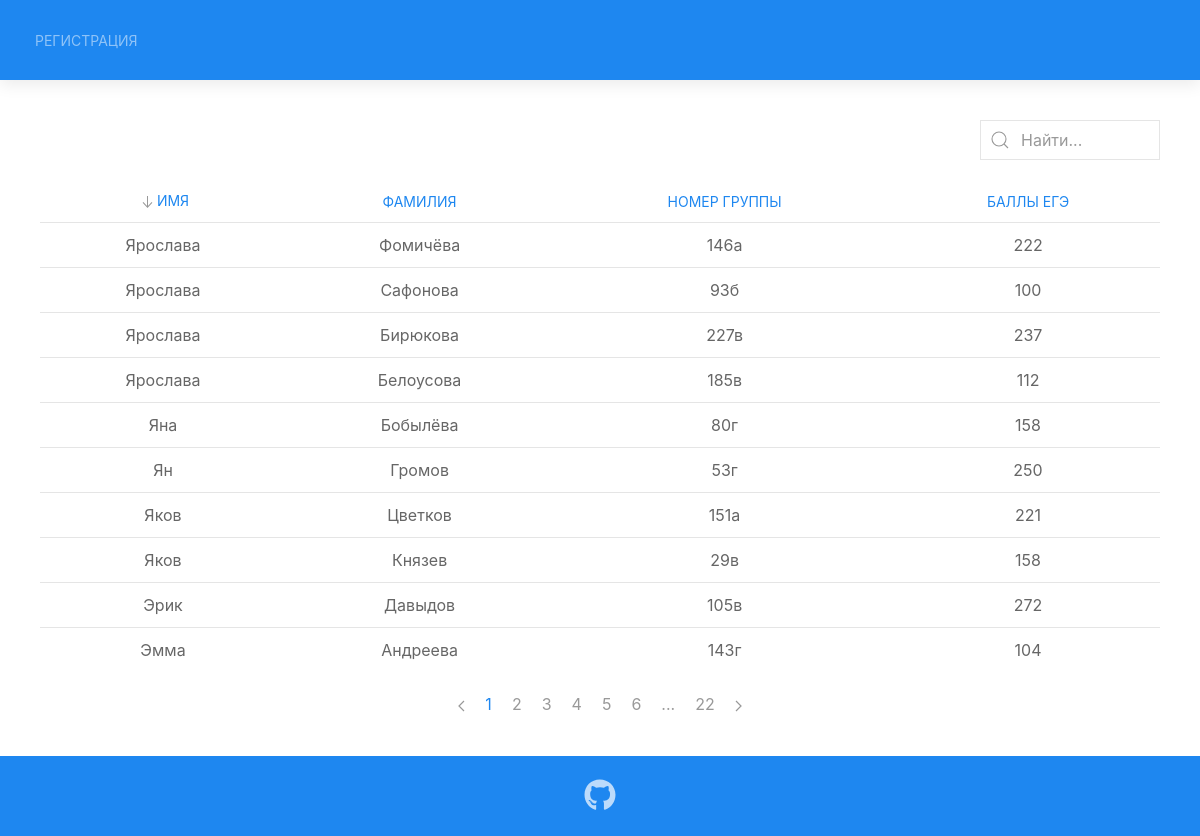
The app's page /?page=1&order=name&direction=DESC with its own data.
### tables this page shows
CREATE TABLE `students` (
  `id` int(11) NOT NULL,
  `name` varchar(50) NOT NULL,
  `surname` varchar(50) NOT NULL,
  `gender` enum('m','f') NOT NULL,
  `group_number` varchar(5) NOT NULL,
  `email` varchar(255) NOT NULL,
  `exam_score` smallint(3) NOT NULL,
  `birth_year` year(4) NOT NULL,
  `residence` enum('resident','nonresident') NOT NULL,
  `hash` varchar(200) NOT NULL
);

### app/controllers/BaseController.php (called while the page is built, shortened)
<?php
abstract class BaseController
{
    protected function render($file, array $params = [])
    {
        extract($params,EXTR_SKIP);
        return require_once "{$file}";
    }
}

### public/index.php (called while the page is built, shortened)
<?php
require_once __DIR__."/../app/bootstrap.php";
Router::load(__DIR__."/../routes.php")->getController($app)->run();

### app/helpers/Pager.php (called while the page is built, shortened)
<?php
class Pager
{
    public function calculatePositioning(int $page, int $perPage): int
    {
        return $page > 1 ? ($page * $perPage) - $perPage : 0;
    }
}

### app/helpers/UrlManager.php (called while the page is built, shortened)
<?php
class UrlManager
{
    public static function getSortingLink(int $page,
                                          string $requiredOrder,
                                          string $currentOrder,
                                          string $direction,
                                          string $search = null)
    {
        if ($requiredOrder === $currentOrder && $direction === "DESC") {
            $direction = "ASC";
        } else {
            $direction = "DESC";
        }
        return http_build_query(array(
           "page" => $page,
           "order" => $requiredOrder,
           "direction" => $direction,
           "search" => $search
        ));
    }
}

### app/database/StudentDataGateway.php (called while the page is built, shortened)
<?php
class StudentDataGateway
{
    private $pdo;
    public function __construct(\PDO $pdo)
    {
        $this->pdo = $pdo;
    }
    public function getStudents(int $offset, int $limit, string $orderBy, string $sort)
    {
        $sortingParams = $this->sanitizeSortingParams($orderBy, $sort);
        $statement = $this->pdo->prepare(
          "SELECT `name`, `surname`, `group_number`, `exam_score`
                     FROM `students`
                     ORDER BY {$sortingParams['orderBy']} {$sortingParams['sort']}
                     LIMIT :offset, :limit
          "
        );
        $statement->bindValue(":offset",$offset,\PDO::PARAM_INT);
        $statement->bindValue(":limit", $limit, \PDO::PARAM_INT);
        $statement->execute();
        return $statement->fetchAll(\PDO::FETCH_ASSOC);
    }
    private function sanitizeSortingParams(string $orderBy, string $sort)
    {
        $orderWhiteList = ["name", "surname", "group_number", "exam_score"];
        $sortingParams = array(
            "sort" => $sort,
            "orderBy" => $orderBy
        );
        return $sortingParams;
    }
}

### views/partials/students-table.php (the view, shortened to what this page needs)
<table class="uk-table uk-table-small uk-table-hover uk-table-divider students-table">
    <thead>
        <tr>
            <th class="uk-text-center"><?php
                Util::showSortingArrow("name", $order, $direction)
                ?><a href="?<?php echo htmlspecialchars(UrlManager::getSortingLink(
                    $page,
                    "name",
                    $order,
                    $direction,
                    $search
                ), ENT_QUOTES); ?>">Имя</a></th>
            <th class="uk-text-center"><?php
                Util::showSortingArrow("surname", $order, $direction)
                ?><a href="?<?php echo htmlspecialchars(UrlManager::getSortingLink(
                    $page,
                    "surname",
                    $order,
                    $direction,
                    $search
                ), ENT_QUOTES); ?>">Фамилия</a></th>
            <th class="uk-text-center"><?php
                Util::showSortingArrow("group_number", $order, $direction)
                ?><a href="?<?php echo htmlspecialchars(UrlManager::getSortingLink(
                    $page,
                    "group_number",
                    $order,
                    $direction,
                    $search
                ), ENT_QUOTES); ?>">Номер группы</a></th>
            <th class="uk-text-center"><?php
                Util::showSortingArrow("exam_score", $order, $direction)
                ?><a href="?<?php echo htmlspecialchars(UrlManager::getSortingLink(
                    $page,
                    "exam_score",
                    $order,
                    $direction,
                    $search
                ), ENT_QUOTES); ?>">Баллы ЕГЭ</a></th>
        </tr>
        </thead>
    <tbody>
        <?php foreach($students as $student): ?>
            <tr class="uk-text-center">
                <td><?php echo htmlspecialchars($student["name"], ENT_QUOTES) ?></td>
                <td><?php echo htmlspecialchars($student["surname"], ENT_QUOTES) ?></td>
                <td><?php echo htmlspecialchars($student["group_number"], ENT_QUOTES) ?></td>
                <td><?php echo htmlspecialchars($student["exam_score"], ENT_QUOTES) ?></td>
            </tr>
        <?php endforeach; ?>
    </tbody>
</table>

### public/css/styles.css (style rules this page uses)
html { height: 100%; }
body { display: flex; flex-direction: column; height: 100%; }

### records on screen
students: name "Ярослава", surname "Фомичёва", group_number "146а", exam_score "222"
students: name "Ярослава", surname "Сафонова", group_number "93б", exam_score "100"
students: name "Ярослава", surname "Бирюкова", group_number "227в", exam_score "237"
students: name "Ярослава", surname "Белоусова", group_number "185в", exam_score "112"
students: name "Яна", surname "Бобылёва", group_number "80г", exam_score "158"
students: name "Ян", surname "Громов", group_number "53г", exam_score "250"
students: name "Яков", surname "Цветков", group_number "151а", exam_score "221"
students: name "Яков", surname "Князев", group_number "29в", exam_score "158"
students: name "Эрик", surname "Давыдов", group_number "105в", exam_score "272"
students: name "Эмма", surname "Андреева", group_number "143г", exam_score "104"

### other values on screen
$totalPages "22"
